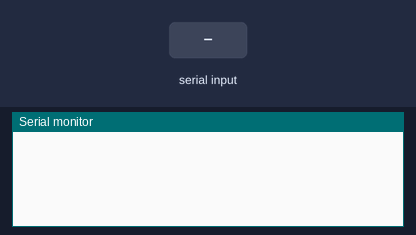
A sketch run on a simulated Arduino Uno, built with avr-gcc and run on an emulated ATmega328P. On the bench: the last lines printed to the serial monitor. The test bench sets the inputs (shaded band).

Above: at 1.2 s.
1.3 s: "cook" received over Serial
At 3.3 s:
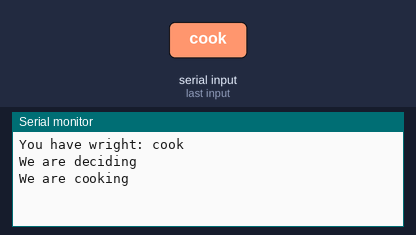
3.8 s: "bread" received over Serial
At 5.8 s:
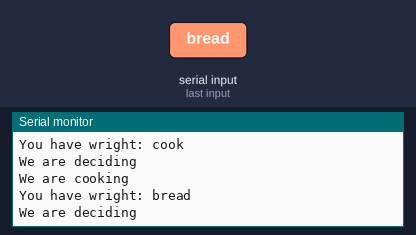
6.3 s: "garlic" received over Serial
At 7.7 s:
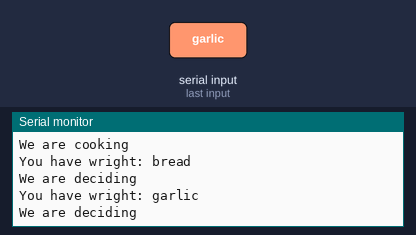
8.8 s: "salt" received over Serial
At 10.7 s:
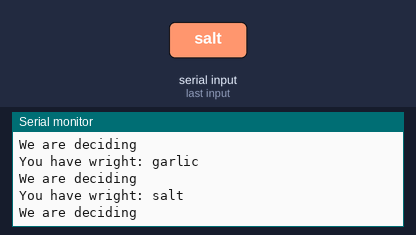
11.3 s: "tomato" received over Serial
At 12.8 s:
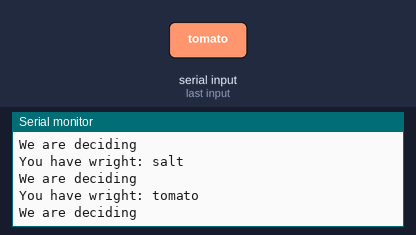
13.8 s: "prepare" received over Serial
At 15.4 s:
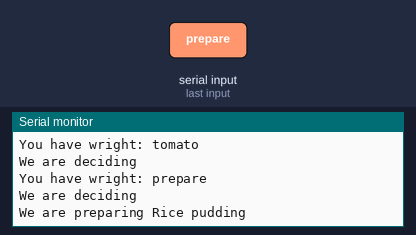

The sketch:

Serial_Reader_1_Cooking_system_4_2Recipees.ino
```cpp
//Serial Reader 4
int bread = 1;
int garlic = 0;
int tomato = 1;
int milk = 2;
int rice = 0;
bool cinnamon = true;
bool oil = true;
double salt = 1;

void setup() {
 Serial.begin(9600);
}

void loop() {
 String input = Serial.readString();
 if (input != "") {
  Serial.println();
 Serial.println("You have wright: " + input);
 input.trim();
 decide(input);
 }
}

 void decide(String input) {
   Serial.println("We are deciding");
 if (input == "cook") {
 cook();
 }
 else if(input == "bread") {
  bread++;
 }
 else if(input == "garlic") {
  garlic++;
 }
  else if(input == "salt") {
  salt++;
 }
 else if(input == "tomato") {
  tomato++;
 }
  if (input == "prepare") {
  prepareRicepudding();
}
 else if(input == "rice") {
    rice++;
  }
else if(input == "milk") {
    milk++;
  }
else if(input == "cinnamon") {
    cinnamon++;
  }
 else if (input == "show"){
  Serial.println("These are the ingredients that we have");
  Serial.print(bread);
  Serial.println("bread");
  Serial.println(garlic);
  Serial.println("garlic");
  Serial.println(tomato);
  Serial.println("tomato");
  Serial.println(milk);
  Serial.println("milk");
  Serial.println(rice);
  Serial.println("rice");
  Serial.println(salt);
  Serial.println("salt");
  if(oil){Serial.println("We have oil");}
  else{Serial.println("We don't have oil");}
  if(cinnamon){Serial.println("We have cinnamon");}
  else{Serial.println("We don't have cinnamon");}
 }

 }
void cook() {
 Serial.println("We are cooking");
 if (bread >= 1 && garlic >= 1 && salt >= 0.25 && tomato >= 1 && oil ) {
 Serial.println("you have bread con tomato");
 bread--;
 garlic--;
 salt = salt - 0.25;
 tomato--;
 }
 }

 void prepareRicepudding() {
   Serial.println("We are preparing Rice pudding");
 if (rice >= 1 && milk >= 2 && cinnamon) {
  Serial.println("you have cooked Rice pudding");
  rice = rice--;
  milk = milk - 2;
 }
 }
```

Measured:
- after the input at 1.3 s, the serial monitor: prints a new line after 1.0 s (image 1)
- after the input at 3.8 s, the serial monitor: prints a new line after 1.0 s (image 2)
- after the input at 6.3 s, the serial monitor: prints a new line after 1.0 s (image 3)
- after the input at 8.8 s, the serial monitor: prints a new line after 1.0 s (image 4)
- after the input at 11.3 s, the serial monitor: prints a new line after 1.0 s (image 5)
- after the input at 13.8 s, the serial monitor: prints a new line after 1.0 s (image 6)
